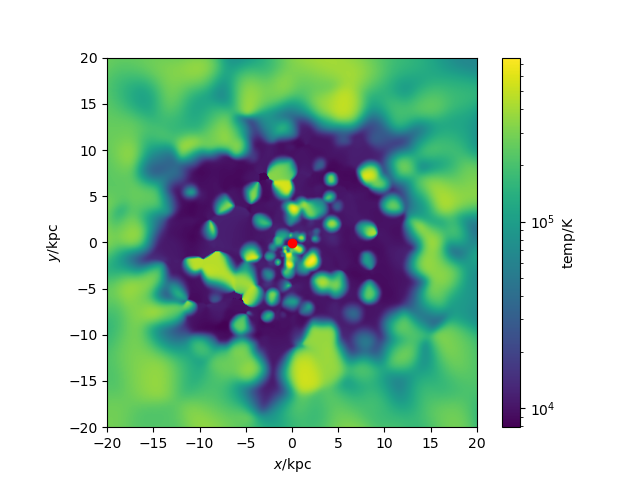

Generate this figure with Python:
#galaxy 284 gas temp code with BH pos
import pynbody
import numpy as np
from matplotlib import colors
import pynbody.plot.sph as sph
import matplotlib.pyplot as plt

#loading snapshot
s=pynbody.load('/mnt/data0/jillian/gguaman/r284/cosmo25p.768sg1bwK1BHe75.007779')

#setting to physical units
s.physical_units()

#centering halo
pynbody.analysis.angmom.faceon(s)

#creating slice to show gas temp
sph.image(s.g,qty="temp",width=30,denoise=True,approximate_fast=False,log=True)

#function to find BH
def findBH(s):
    BHfilter=pynbody.filt.LowPass('tform',0.0)
    BH=s.stars[BHfilter]
    return BH
BH=findBH(s)
print("The number of black holes is",len(BH))

#distance BH is from galaxy
#with pynbody.analysis.halo.center(s, mode='hyb'):
print([s],['pos'])

BHposition = BH['pos']
print("The black hole's position is", BH['pos'].in_units('kpc'))

#putting BH x in column
BHx=BHposition[[0],0]
#print(BHx)

#putting BH y in column
BHy=BHposition[[0],1]
#print(BHy)

#putting BH z in column
BHz=BHposition[[0],2]
#print(BHz)

#plotting BH position
plt.plot(BHx,BHy, 'ro')

#plt.show()
plt.savefig("galaxy284_temp.png")
